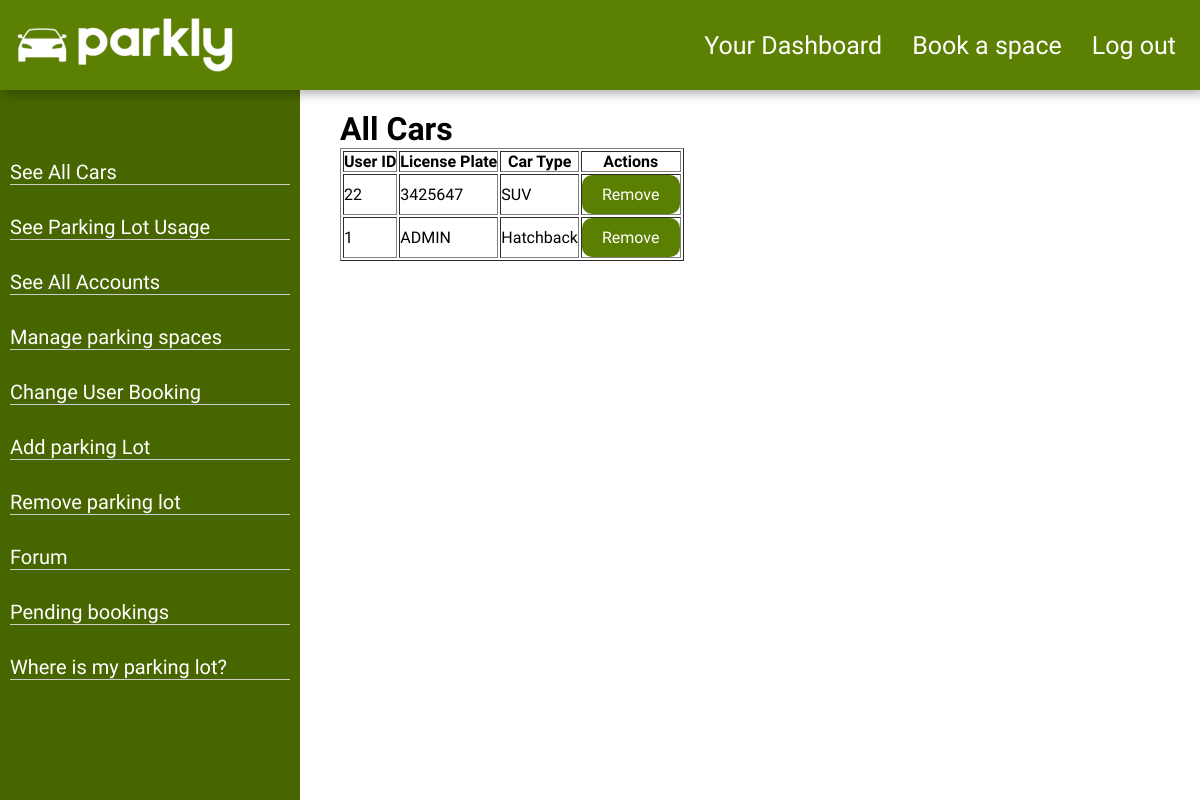
Before: /displayCars.php (signed in) with the older database file.
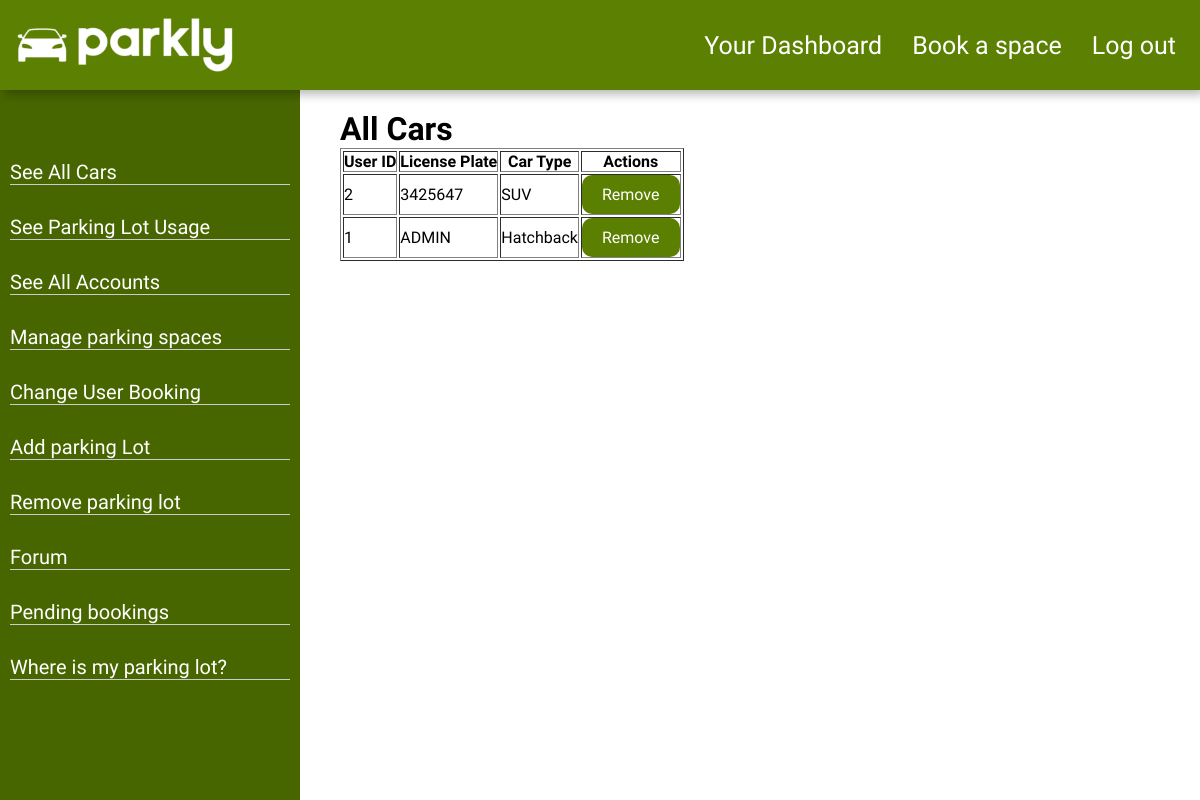
After: the same page with the newer database file.
### tables this page shows
CREATE TABLE `car` (
                       `UserID` int(11) NOT NULL,
                       `LicensePlate` varchar(7) NOT NULL,
                       `CarType` varchar(20) NOT NULL
);

### displayCars.php (the view, shortened to what this page needs)
<?php
include('partial/header.php');
include('sidebar.php');
function getCars($mysqli) {
    $query = "SELECT * FROM car";
    return $mysqli->query($query);
}
try {
    $cars = getCars($mysqli);
} catch (mysqli_sql_exception $e) {
    $errorMessage = "Error: Unable to remove the car. It might be associated with other records. " . $e->getMessage();
}
?>
<body>
<div class="dashContent">
    <h1>All Cars</h1>
    <?php if ($cars && $cars->num_rows > 0): ?>
        <table border="1">
            <tr>
                <th>User ID</th>
                <th>License Plate</th>
                <th>Car Type</th>
                <th>Actions</th>
            </tr>
            <?php while ($row = $cars->fetch_assoc()): ?>
                <tr>
                    <td><?= htmlspecialchars($row['UserID']) ?></td>
                    <td><?= htmlspecialchars($row['LicensePlate']) ?></td>
                    <td><?= htmlspecialchars($row['CarType']) ?></td>
                    <td>
                        <form method="post">
                            <button type="submit">Remove</button>
                        </form>
                    </td>
                </tr>
            <?php endwhile; ?>
        </table>
    <?php else: ?>
        <p>No Cars Found.</p>
    <?php endif; ?>
</div>
</body>
</html>

### partial/header.php (shortened to what this page needs)
<?php
if (isset($_SESSION["UserID"])) {
    $mysqli = require __DIR__ . "/database.php";
    $sql = "SELECT * FROM account WHERE UserID = {$_SESSION["UserID"]}";
    $result = $mysqli->query($sql);
    $user = $result->fetch_assoc();
}
?>
<!DOCTYPE html>
<html>
<head>
    <link rel="stylesheet" href="css/style.css">
</head>
<div class="header">
   <a href="index.php">
    <img src="/img/logoLeft.png" class="logo">
   </a>
    <?php if (isset($user)): ?>
<div class="nav-container">
        <nav>
            <ul>
                <li><a href="dashboards.php">Your Dashboard</a></a></li>
                <li><a href="booking.php">Book a space</a></li>
                <li><a href="logout.php">Log out</a></li>
            </ul>
        </nav>
    <?php endif; ?>
</div>
</div>

### sidebar.php
<?php if (htmlspecialchars($user["IsAdmin"]) == 0): ?>
    <div id="sidebar">
        <ul>
            <li><a href="userBookings.php">Manage Bookings</a></li>
            <li><a href="addBalance.php">Add Balance</a></li>
            <li><a href="addCar.php">add Car</a></li>
            <li><a href="removeCars.php">add Car</a></li>
            <li><a href="Forum.php">Forum</a></li>
            <li><a href="map.php">Map</a></li>
        </ul>
    </div>
<?php elseif (htmlspecialchars($user["IsAdmin"]) > 0): ?>
    <div id="sidebar">
        <ul>
            <li><a href="displayCars.php">See All Cars</a></li>
            <li><a href="displayBookings.php">See Parking Lot Usage</a></li>
            <li><a href="displayAllAccounts.php">See All Accounts</a></li>
            <li><a href="manageSpaces.php">Manage parking spaces</a></li>
            <li><a href="changebookings.php">Change User Booking</a></li>
            <li><a href="addParkingLot.php">Add parking Lot</a></li>
            <li><a href="removeParkingLot.php">Remove parking lot</a></li>
            <li><a href="Forum.php">Forum</a></li>
            <li><a href="approveBooking.php">Pending bookings</a></li>
            <li><a href="map.php">Where is my parking lot?</a></li>
        </ul>
    </div>
<?php endif; ?>

### css/style.css (style rules this page uses)
* { margin: 0; padding: 0; font-family: "Josefin Sans", sans-serif; box-sizing: border-box; text-decoration: none; }
.logo { max-width: 240px; max-height: 240px; margin: 0px; cursor: pointer; float: left; z-index: 1; }
.header { width: 100%; height: 90px; display: flex; background-color: #5C8001; align-items: center; justify-content: space-between; padding-inline: 5px; position: sticky; top: 0; z-index: 1; box-shadow: 4px 4px 10px rgba(0, 0, 0, 0.3); }
button { padding: 10px 20px; font-size: 16px; border: none; border-radius: 10px; background-color: #5b7f01; color: white; cursor: pointer; }
.nav-container { display: flex; justify-content: flex-end; width:100% }
nav { padding-right:2%; }
nav ul { list-style: none; padding: 0; margin: 0; display: flex; justify-content: flex-end; }
nav ul li { margin-left: 30px; }
nav ul li a { font-size:25px; text-decoration: none; color: white; }
#sidebar { width: 300px; background-color: #486600; padding: 10px; padding-top: 50px; height: 100vh; position: fixed; left: 0; }
#sidebar ul { padding-top: 20px; display: flex; flex-direction: column; }
#sidebar li { margin-bottom: 30px; border-bottom: 1px solid #ccc; }
#sidebar li a { font-size: 20px; text-decoration: none; color: white; }
.dashContent { flex: 1; margin-left: 320px; padding: 20px; }

Changed rows visible on the page:
changed car "SUV": UserID "22" → "2"
